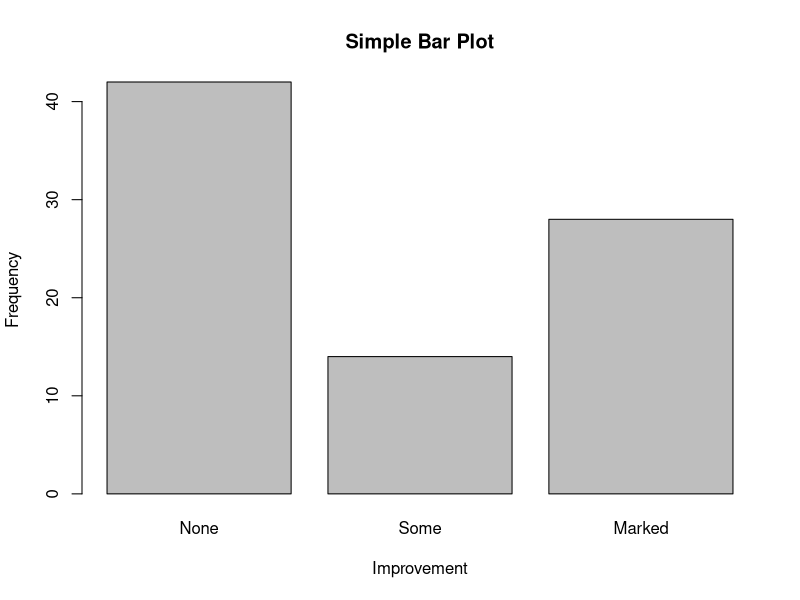
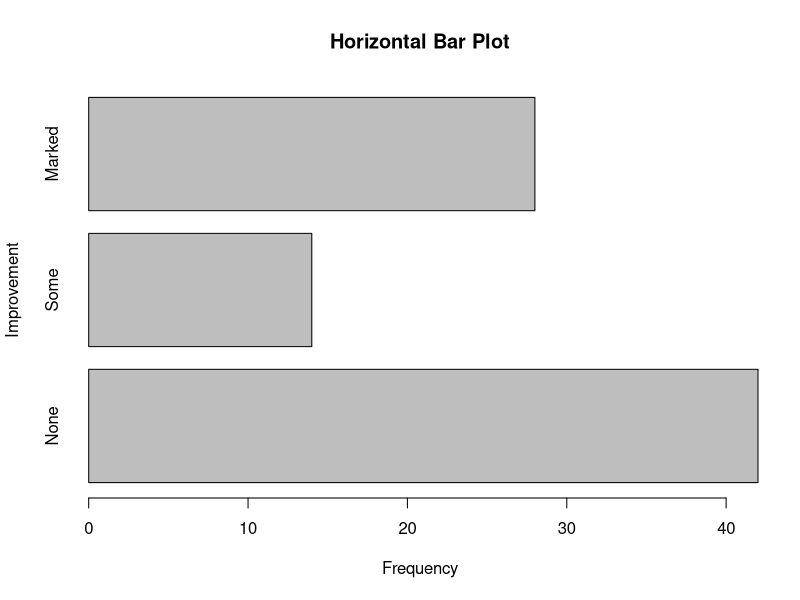
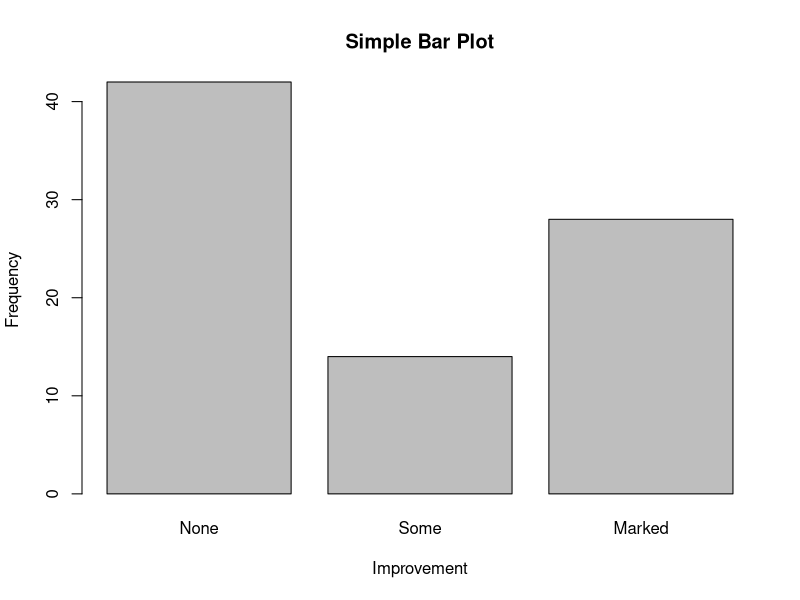
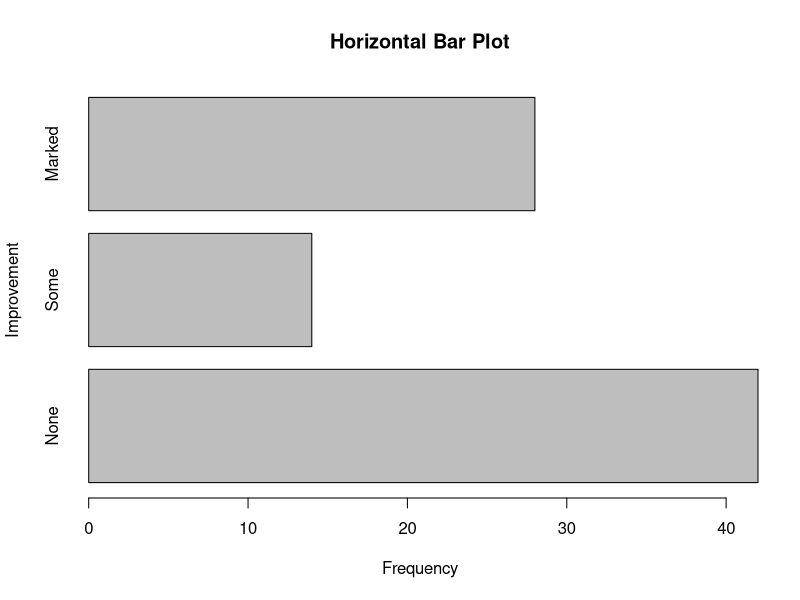
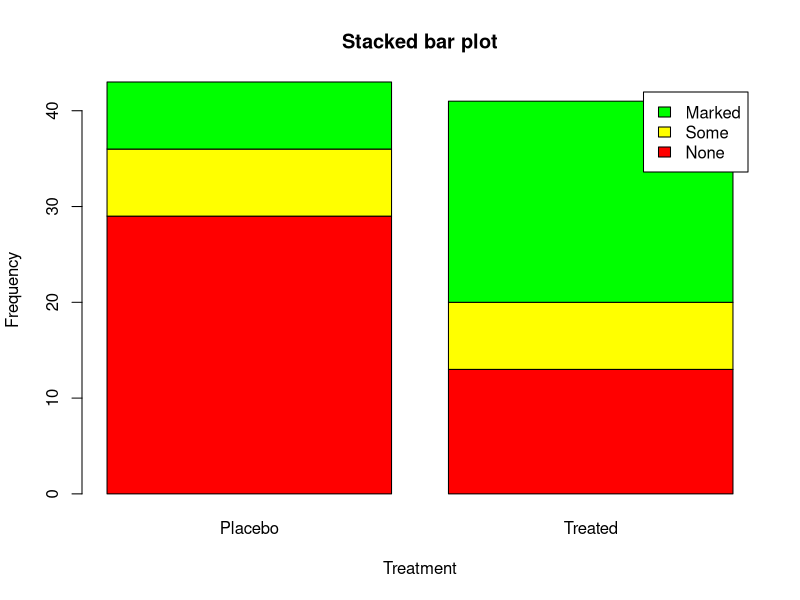
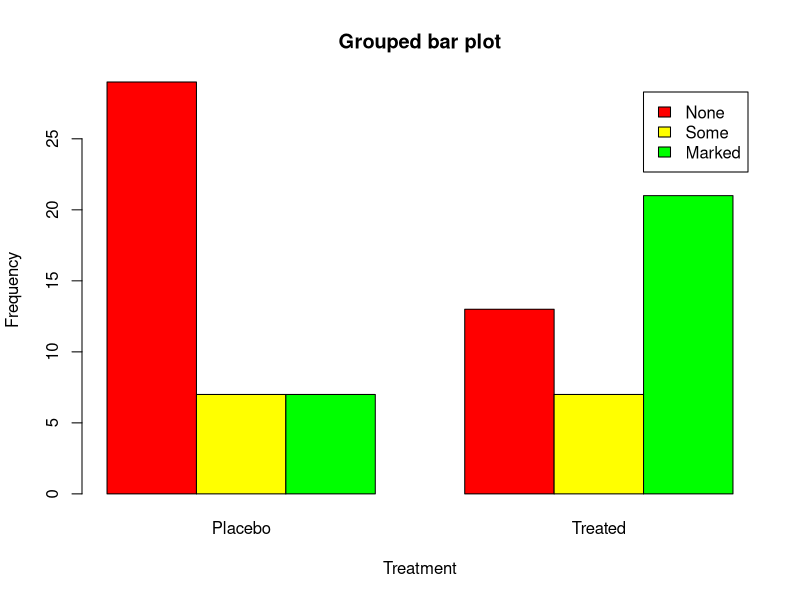
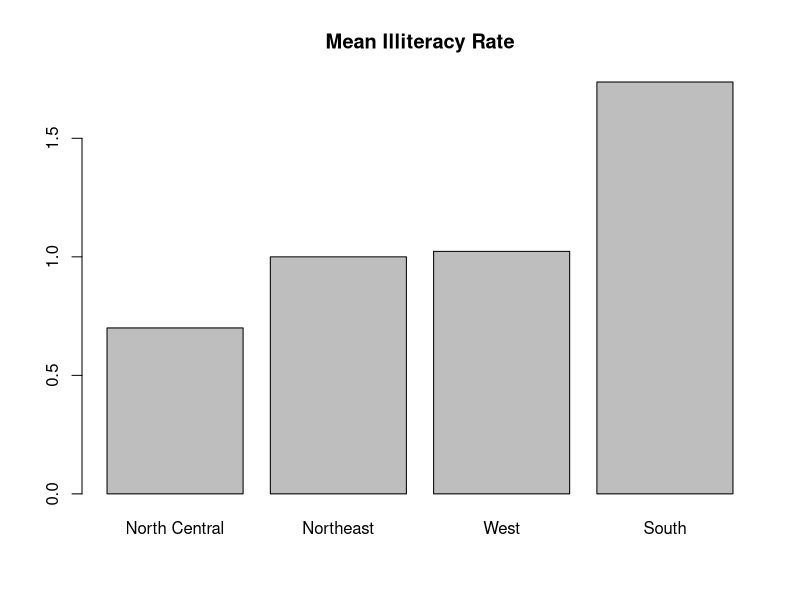
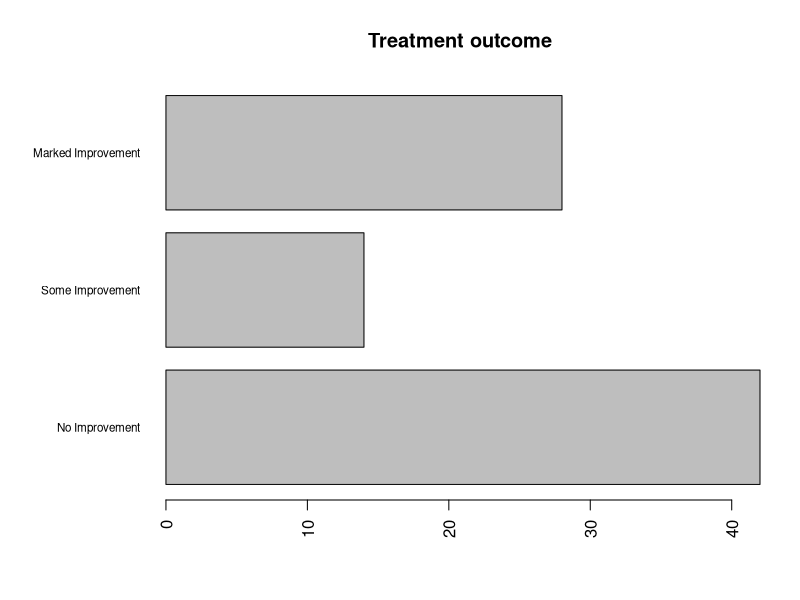

Reproduce these figures in R, in order. (Note: this script raises an error after producing the figures.)
## ---- chunk 1
library(vcd)
counts<-table(Arthritis$Improved)
counts

barplot(counts,
        main="Simple Bar Plot",
        xlab="Improvement",ylab="Frequency")
barplot(counts,
        main="Horizontal Bar Plot",
        xlab="Frequency",ylab="Improvement",
        horiz=TRUE)
## ---- chunk 2
library(vcd)
plot(Arthritis$Improved,main="Simple Bar Plot",
        xlab="Improvement",ylab="Frequency")
plot(Arthritis$Improved,horiz=TRUE,main="Horizontal Bar Plot",
        xlab="Frequency",ylab="Improvement")
## ---- chunk 3
library(vcd)
counts<-table(Arthritis$Improved,Arthritis$Treatment)
counts

barplot(counts,
        main="Stacked bar plot",
        xlab = "Treatment",ylab = "Frequency",
        col = c("red","yellow","green"),
        legend=rownames(counts))# only useful when height is a matrix

# rearrange the legend to avoid overlap with the bars?#
barplot(counts,
        main="Grouped bar plot",
        xlab = "Treatment",ylab = "Frequency",
        col = c("red","yellow","green"),
        legend=rownames(counts),
        beside = TRUE)
## ---- chunk 4
states<-data.frame(state.region,state.x77)
states
means<-aggregate(states$Illiteracy,by=list(state.region),FUN=mean)#分类汇总
means
means<-means[order(means$x),] #排序
means
barplot(means$x,names.arg=means$Group.1)#specify a character vector of names used to label bars
title("Mean Illiteracy Rate")
## ---- chunk 5
par(mar=c(5,8,4,2))#margin 下左上右
par(las=2)#las参数 坐标刻度标签的方向。0表示总是平行于坐标轴,1表示总是水平,2表示总是垂直于坐标轴
counts<-table(Arthritis$Improved)
counts
barplot(counts,
        main = "Treatment outcome",
        horiz = TRUE,
        cex.names = 0.7,#行名比例大小
        names.arg = c("No Improvement","Some Improvement","Marked Improvement"))
## ---- chunk 6
library(vcd)
attach(Arthritis)
counts<-table(Treatment,Improved)
spine(counts,main = "Spinogram Example")
detach(Arthritis)
## ---- chunk 7
par(mfrow=c(2,2))#2*2拼贴图
slices<-c(10,12,4,16,8)
lbls1<-c("US","UK","Australia","Germany","France")
pie(slices,labels = lbls1,main = "Simple Pie Chart")

pct<-round(slices/sum(slices)*100)#add percentage,round四舍五入
lbls2<-paste(lbls,pct,"%",sep = " ")#组合字符串
pie(slices,labels = lbls2,col = rainbow(length(lbls2)),
    main = "Pie Chart With Percentages")

library(plotrix)
pie3D(slices,labels=lbls1,explode=0.1,#explode函数把字符串分割为数组
      main="3D Pie Chart")

mytable<-table(state.region)
lbls3<-paste(names(mytable),"\n",mytable,sep=" ")#\n为换行,即名字（换行）数值，以空格间隔
pie(mytable,labels = lbls3,
    main = "Pie Chart From a Table")
## ---- chunk 8
library(plotrix)
slices<-c(10,12,4,16,8)
lbls<-c("US","UK","Australia","Germany","France")
fan.plot(slices,labels = lbls,main = "Fan Plot")#扇形图，便于比较
## ---- chunk 9
par(mfrow=c(2,2))#2*2合并表

hist(mtcars$mpg)#一共有32个值

hist(mtcars$mpg,breaks = 12,col = "yellow",
     xlab = "Miles Per Gallon",main = "Colored Histogram with 12 Bins")#分成12列

hist(mtcars$mpg,freq = FALSE,breaks = 12,col = "red",
     xlab = "Miles Per Gallon",main = "Histogram,rug plot,density curve")#频率分布图
rug(jitter(mtcars$mpg,amount =0.01))#rug在直方图坐标轴上加须线
#jitter画轴须图时，防止点的重叠，给每个数加上一个小的随机数
lines(density(mtcars$mpg),col="BLUE",lwd=0.5)
#breaks接收的可以是单个的数值，也可以是向量，当接收的是单个数值时表示间隔点的个数，当接收的是间隔点的值。
#freq是接收的是True和False，当freq=True时，纵轴是频数，当freq=False时，纵轴是密度，当freq缺省时，当且仅当breaks是等距的，freq取True。

x<-mtcars$mpg
h<-hist(x,breaks=12,col="blue",xlab="Miles Per Gallon",
        main="histogram with normal curve and box")
xfit<-seq(min(x),max(x),length=40)
yfit<-dnorm(xfit,mean=mean(x),sd=sd(x))#dnorm():输入的是x轴上的数值，输出的是该点的概率密度
yfit<-yfit*diff(h$mids[1:2])*length(x)#yfit这个变量乘以（h变量中的mids元素的1、2个子元素的差分），再乘以x向量变量的长度，最后得到的值将yfit覆盖。注：这里的h可能是数据框，也可能是列表。
lines(xfit,yfit,col="green",lwd=0.5)#正态分布曲线
box()#图像外框
## ---- chunk 10
par(mfrow=c(2,1))
d<-density(mtcars$mpg)
plot(d)
plot(d,main="Kernel Density of Miles Per Gallon")
polygon(d,col = "red",border = "blue")#draw a polygon whose vertices are given by x and y
rug(mtcars$mpg,col = "brown")
## ---- chunk 11
par(lwd=2)
library(sm)
attach(mtcars)
cyl.f<-factor(cyl,levels = c(4,6,8),labels = c("4 cylinder","6 cylinder","8 cylinder"))
#cyl is transformed into a factor in order to provide value labels
cyl.f
sm.density.compare(mpg,cyl,xlab="Miles Per Gallon")
title(main = "MPG Distribution by car cylinders")

colfill<-c(2:(1+length(levels(cyl.f))))#vector of colors
legend("topright",levels(cyl.f),fill=colfill)

detach(mtcars)
## ---- chunk 12
boxplot(mtcars$mpg,main="box plot",ylab="Miles Per Gallon")
boxplot.stats(mtcars$mpg)

boxplot(mpg~cyl,data = mtcars,main="Car Mileage Data",
        xlab="Number of cylinders",ylab="Miles Per Gallon",
        varwidth=TRUE,horizontal=TRUE,col="red",notch=TRUE)
#varwidth will make the boxplot width proportional to the square root of a sample size
#horizontal reverse the axis orientation
#notch用于收腰
## ---- chunk 13
mtcars$cyl.f<-factor(mtcars$cyl,levels = c(4,6,8),labels = c("4","6","8"))
mtcars$am.f<-factor(mtcars$am,levels = c(0,1),labels = c("auto","standard"))
boxplot(mpg~am.f*cyl.f,data=mtcars,varwidth=TRUE,
        col=c("gold","darkgreen"),main="MPG distribution by auto type",xlab = "auto type")
## ---- chunk 14
x1<-mtcars$mpg[mtcars$mpg==4]
x2<-mtcars$mpg[mtcars$mpg==6]
x3<-mtcars$mpg[mtcars$mpg==8]
vioplot(x1,x2,x3,names=c("4cyl","6cyl","8cyl"),col="gold")
title("Violin Plots of Miles Per Gallon")
## ---- chunk 15
dotchart(mtcars$mpg,labels = row.names(mtcars),cex=0.7,
         main = "Gas Mileage for Car Models",
         xlab="Miles Per Gallon")
## ---- chunk 16
x<-mtcars[order(mtcars$mpg),]#在mtcars中按照mpg排序
x$cyl<-factor(x$cyl)
x$color[x$cyl==4]<-"red"
x$color[x$cyl==6]<-"blue"
x$color[x$cyl==8]<-"darkgreen"

dotchart(x$mpg,labels=row.names(x),cex = 0.6,groups = x$cyl,
         gcolor = "black",color = x$color,pch = 19,
         main = "Gas Mileage for Car Models\ngrouped by cylinder",
         xlab = "Miles Per Gallon")
